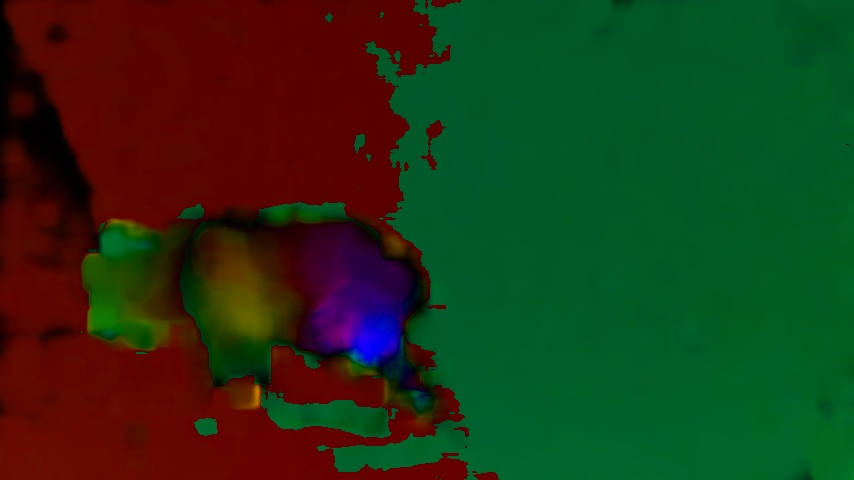
#> input picture Images/bear_00005.jpg, 854 x 480 px, given as the content of the folder ./DAVIS/JPEGImages/480p/kite-walk/, which was not available
$ python opticalFlowTest.py
#> lines starting #> are read from the running program, lines starting #| are printed output that depends on the picture; pictures that were not available may be replaced by others from this repository, and a replacement may not be noted
import cv2 as cv
import numpy as np
import argparse
import os

# params for ShiTomasi corner detection
feature_params = dict( maxCorners = 100,
                       qualityLevel = 0.3,
                       minDistance = 7,
                       blockSize = 7 )

# Parameters for lucas kanade optical flow
lk_params = dict( winSize  = (15,15),
                  maxLevel = 2,
                  criteria = (cv.TERM_CRITERIA_EPS | cv.TERM_CRITERIA_COUNT, 10, 0.03))

# Create some random colors
color = np.random.randint(0,255,(100,3))


# Take first frame and find corners in it
PATH = "./DAVIS/JPEGImages/480p/kite-walk/"

elements = os.listdir(PATH)

# sort frames
elements=sorted(elements)

#backSub = cv.createBackgroundSubtractorMOG2()
backSub = cv.createBackgroundSubtractorKNN()


print(elements)


# ret, old_frame = cap.read()
old_frame=cv.imread(PATH+elements[0])
#> old_frame is the input picture: shape (480, 854, 3); mean B, G, R 23.3, 54.1, 35
fgMask = backSub.apply(old_frame)
#> fgMask: shape (480, 854); every value is 255


old_gray = cv.cvtColor(old_frame, cv.COLOR_BGR2GRAY)
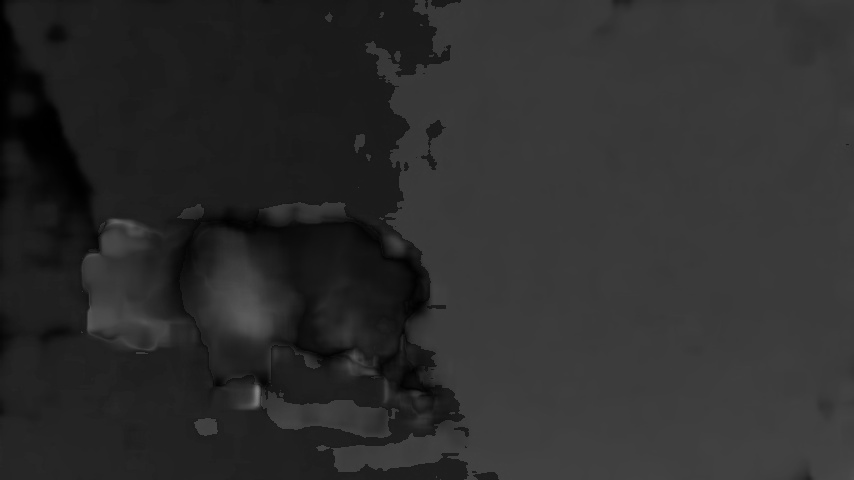
#> old_gray: shape (480, 854); min 0, max 134, mean 44.8
p0 = cv.goodFeaturesToTrack(old_gray, mask = None, **feature_params)
#> p0 = 67 rows, first 8: [255, 385], [470, 473], [394, 410], [331, 450], [399, 204], [447, 48], [280, 395], [433, 167]

# Create a mask image for drawing purposes
mask = np.zeros_like(old_frame)

for names in elements:

    # ret,frame = cap.read()
    frame=cv.imread(PATH+names)
    frame_gray = cv.cvtColor(frame, cv.COLOR_BGR2GRAY)
    fgMask = backSub.apply(frame)

    # calculate optical flow
    p1, st, err = cv.calcOpticalFlowPyrLK(old_gray, frame_gray, p0, None, **lk_params)
#> p1 has the same summary as p0; st = 67 values from 1 to 1; err = 67 values from 0 to 0

    # Select good points
    good_new = p1[st==1]
#> good_new = 67 pairs, first value 99 to 470, second value 2 to 473
    good_old = p0[st==1]
#> good_old has the same summary as good_new

    # draw the tracks
    for i,(new,old) in enumerate(zip(good_new, good_old)):
        a,b = new.ravel()
        c,d = old.ravel()
        mask = cv.line(mask, (a,b),(c,d), color[i].tolist(), 2)
        frame = cv.circle(frame,(a,b),5,color[i].tolist(),-1)
#> this loop made 67 passes
#> (a, b, c, d) on passes 1 to 12: (255, 385, 255, 385), (470, 473, 470, 473), (394, 410, 394, 410), (331, 450, 331, 450), (399, 204, 399, 204), (447, 48, 447, 48), (280, 395, 280, 395), (433, 167, 433, 167), (412, 434, 412, 434), (397, 61, 397, 61), (215, 431, 215, 431), (433, 432, 433, 432)
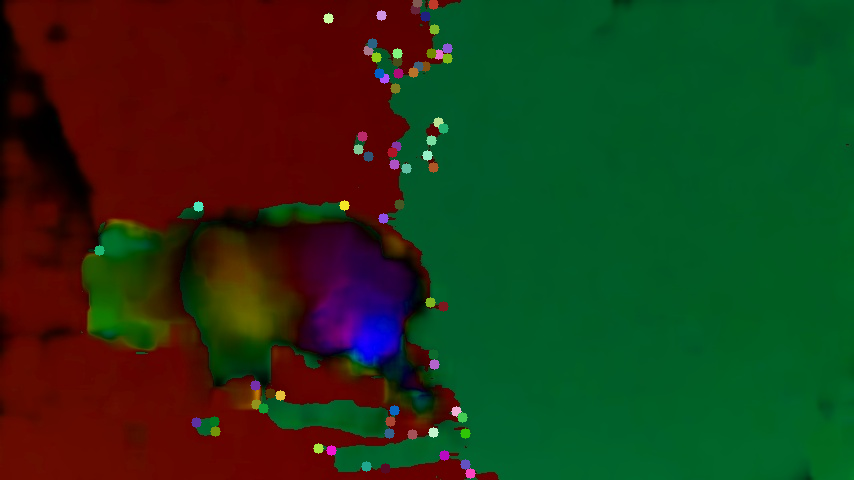
#> frame: shape (480, 854, 3); mean B, G, R 24.4, 55.1, 36
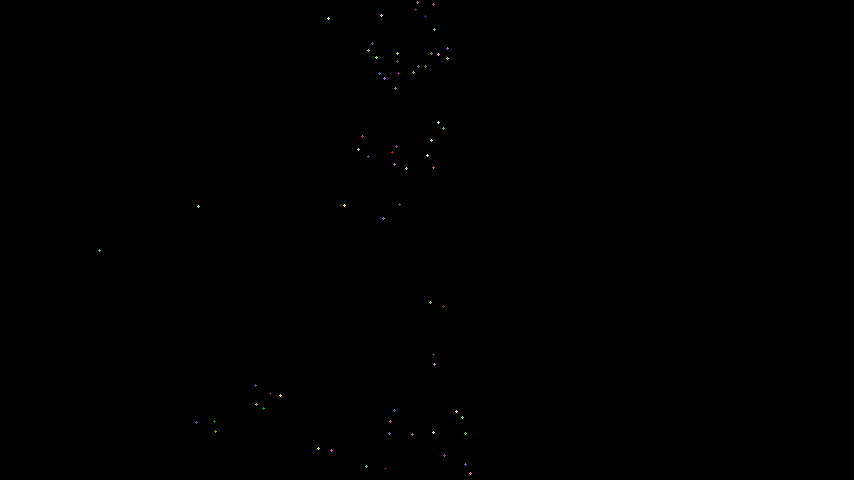
#> mask: shape (480, 854, 3); mean of channels 0, 1, 2 0.1, 0.1, 0.1; drawn as B, G, R
    img = cv.add(frame,mask)

    cv.imshow('frame',img)
    cv.imshow('frame2',fgMask)
    k = cv.waitKey(30) & 0xff
#> (key Esc is pressed here)
    if k == 27:
         break

    # Now update the previous frame and previous points
    old_gray = frame_gray.copy()
    p0 = good_new.reshape(-1,1,2)
